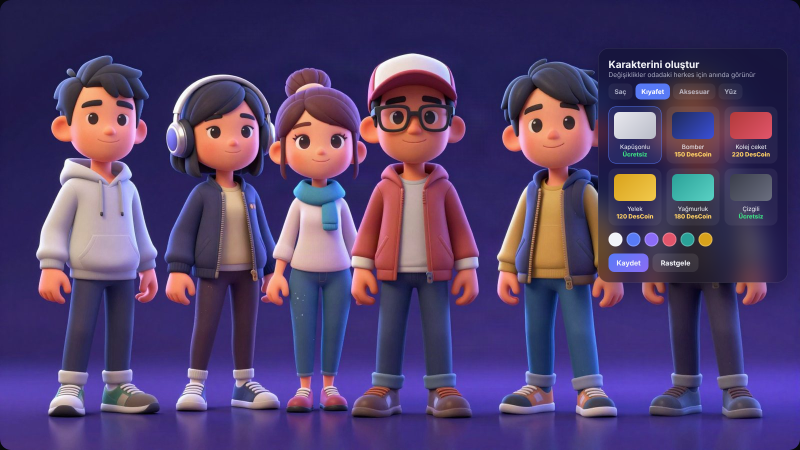
#> input picture docs/design/3d-world/approved-ui-5.png, 1600 x 900 px (shown at 1/2 size)
$ python compose_customize.py ../../../docs/design/3d-world/approved-ui-1.png ../../../docs/design/3d-world/approved-ui-2.png
#> lines starting #> are read from the running program, lines starting #| are printed output that depends on the picture; pictures that were not available may be replaced by others from this repository, and a replacement may not be noted
#!/usr/bin/env python3
"""Phase 5 evidence images (Pillow): draft vs real-time side by side, and the tab sheet.
  python3 e2e/world3d/compose_customize.py <shotsDir> <outDir>
"""
import os
import sys

from PIL import Image, ImageDraw, ImageFont

shots, out = sys.argv[1], sys.argv[2]
here = os.path.dirname(os.path.abspath(__file__))
design = os.path.normpath(os.path.join(here, "..", "..", "..", "docs", "design", "3d-world"))
os.makedirs(out, exist_ok=True)


def font(size):
    for p in ("/usr/share/fonts/truetype/dejavu/DejaVuSans-Bold.ttf", "/usr/share/fonts/truetype/liberation/LiberationSans-Bold.ttf"):
        if os.path.exists(p):
            return ImageFont.truetype(p, size)
    return ImageFont.load_default()


def label(im, text, size=28):
    d = ImageDraw.Draw(im)
    f = font(size)
    d.rectangle([0, 0, d.textlength(text, font=f) + 28, size + 18], fill=(10, 8, 24))
    d.text((14, 8), text, fill=(240, 240, 255), font=f)
    return im


def side_by_side(a, b, la, lb, name, w=1600, h=900):
#> called with a = 'docs/design/3d-world/approved-ui-5.png', la = 'Draft: approved-ui-5.png', lb = 'Descall (real-time, Kıyafet tab)', name = 'compare-approved-ui-5.jpg', w = 1600, h = 900
    A = label(Image.open(a).convert("RGB").resize((w, h)), la)
#> in label, im is the input picture: PIL image 1600x900 RGB; mean R, G, B 82.7, 64.1, 107.7
    B = label(Image.open(b).convert("RGB").resize((w, h)), lb)
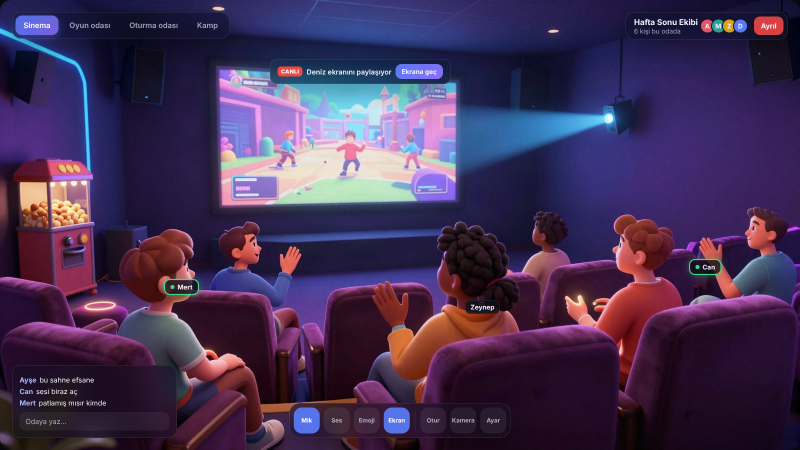
#> input picture docs/design/3d-world/approved-ui-1.png, 1600 x 900 px, given in place of panel-kiyafet.png, which was not available (shown at 1/2 size)
#> in label, im is the input picture: PIL image 1600x900 RGB; mean R, G, B 67.8, 48.7, 84.2
    im = Image.new("RGB", (w * 2 + 12, h), (0, 0, 0))
#> im: PIL image 3212x900 RGB; every value is 0
    im.paste(A, (0, 0))
    im.paste(B, (w + 12, 0))
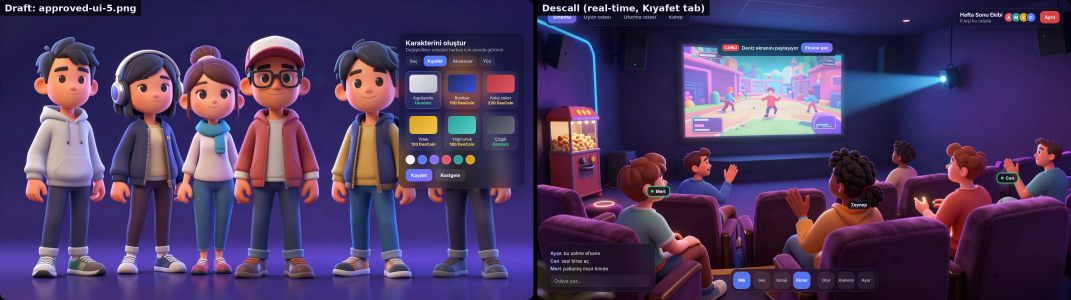
#> im: PIL image 3212x900 RGB (shown at 1/3 size); mean R, G, B 75.2, 56.5, 95.4
#> call 2 of side_by_side, with a = 'docs/design/3d-world/scene-5.jpg', la = 'Draft: scene-5.jpg', lb = 'Descall: the six Kıyafet items', name = 'compare-scene-5.jpg', w = 1600, h = 900
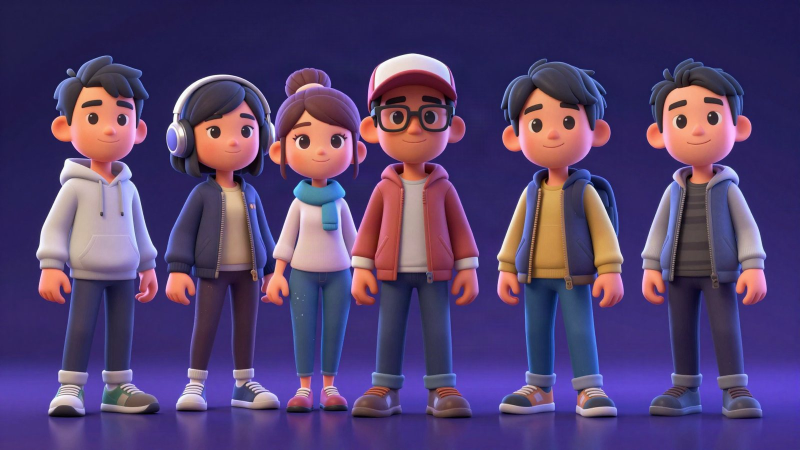
#> input picture docs/design/3d-world/scene-5.jpg, 1600 x 900 px (shown at 1/2 size)
#> in label, im is the input picture: PIL image 1600x900 RGB; mean R, G, B 84.9, 64.8, 109.9
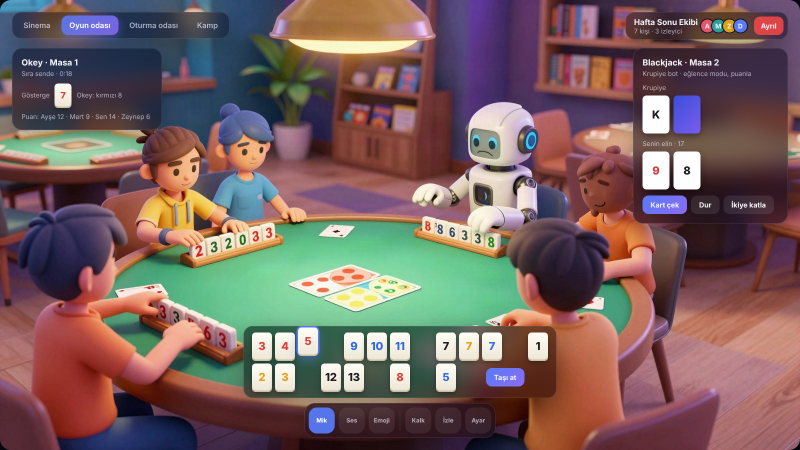
#> input picture docs/design/3d-world/approved-ui-2.png, 1600 x 900 px, given in place of lineup-6-outfits.png, which was not available (shown at 1/2 size)
#> in label, im is the input picture: PIL image 1600x900 RGB; mean R, G, B 119.3, 96.4, 94.7
#> in side_by_side (call 2), `im.paste(A, (0, 0))`:
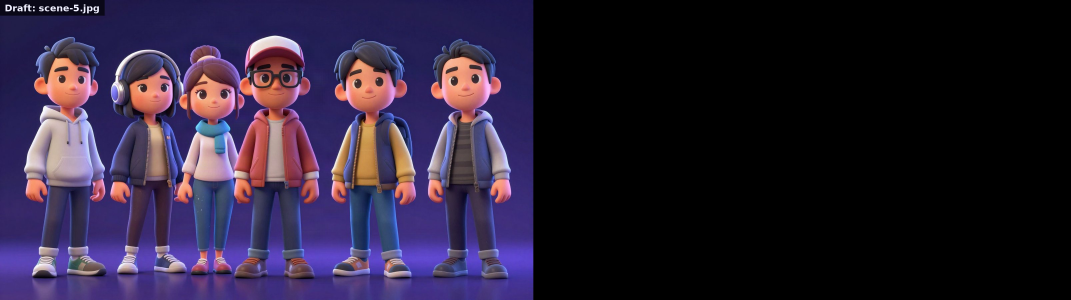
#> im: PIL image 3212x900 RGB (shown at 1/3 size); mean R, G, B 42.4, 32.4, 54.7
#> in side_by_side (call 2), `im.paste(B, (w + 12, 0))`:
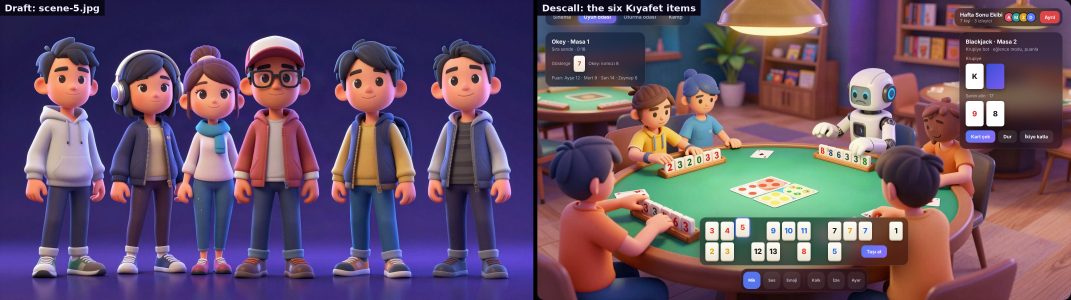
#> im: PIL image 3212x900 RGB (shown at 1/3 size); mean R, G, B 101.6, 80.1, 101.4
    im.save(os.path.join(out, name), quality=90)
    print("saved", os.path.join(out, name))


def sheet(items, name, cols=2, w=800, h=450):
#> called with name = 'tabs.jpg', cols = 2, w = 800, h = 450
    rows = (len(items) + cols - 1) // cols
    im = Image.new("RGB", (cols * w + (cols - 1) * 8, rows * h + (rows - 1) * 8), (0, 0, 0))
#> im: PIL image 1608x908 RGB; every value is 0
    for i, (path, text) in enumerate(items):
        tile = label(Image.open(path).convert("RGB").resize((w, h)), text, 20)
        im.paste(tile, ((i % cols) * (w + 8), (i // cols) * (h + 8)))
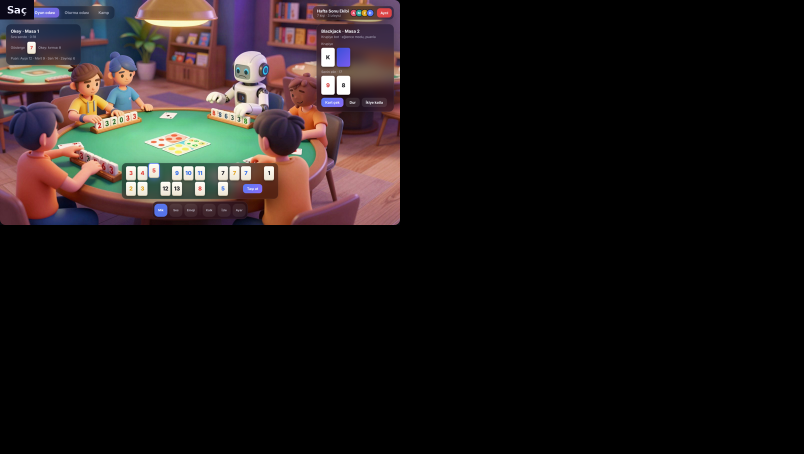
#> im: PIL image 1608x908 RGB (shown at 1/2 size); mean R, G, B 29.3, 23.7, 23.2
    im.save(os.path.join(out, name), quality=90)
    print("saved", os.path.join(out, name))


S = lambda n: os.path.join(shots, n)
side_by_side(os.path.join(design, "approved-ui-5.png"), S("panel-kiyafet.png"), "Draft: approved-ui-5.png", "Descall (real-time, Kıyafet tab)", "compare-approved-ui-5.jpg")
side_by_side(os.path.join(design, "scene-5.jpg"), S("lineup-6-outfits.png"), "Draft: scene-5.jpg", "Descall: the six Kıyafet items", "compare-scene-5.jpg")
#> (the run stopped early here; a loop or call above may not have finished)
